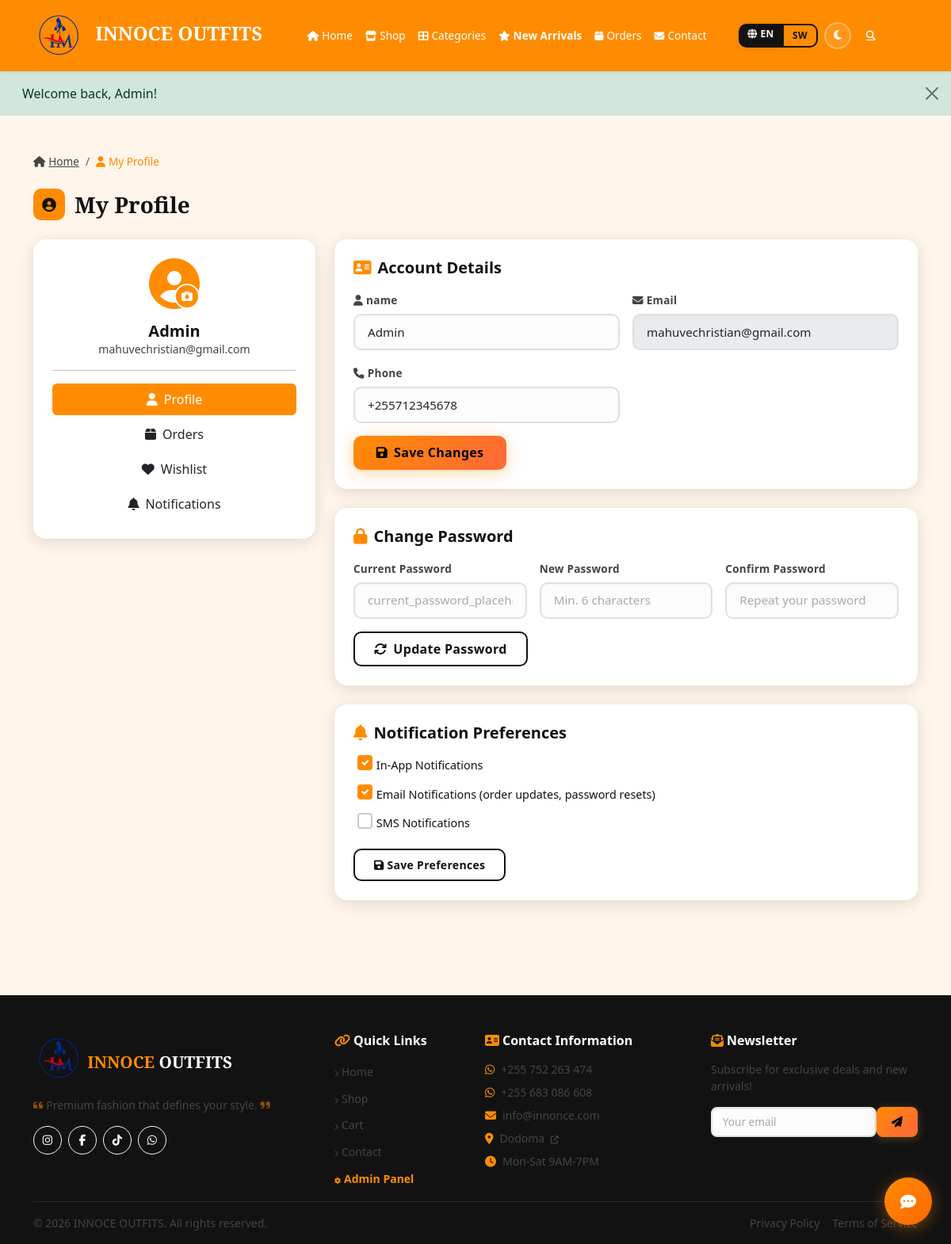
/account/profile.php (signed in), run on the app's committed database.
### tables this page shows
CREATE TABLE users (
  id INT AUTO_INCREMENT PRIMARY KEY,
  name VARCHAR(255) NOT NULL,
  email VARCHAR(255) NOT NULL UNIQUE,
  password VARCHAR(255) NOT NULL,
  phone VARCHAR(20) DEFAULT NULL,
  role ENUM('customer','admin') DEFAULT 'customer',
  clerk_id VARCHAR(255) DEFAULT NULL,
  language VARCHAR(5) DEFAULT 'en',
  notify_email TINYINT(1) DEFAULT 1,
  notify_sms TINYINT(1) DEFAULT 0,
  notify_inapp TINYINT(1) DEFAULT 1,
  profile_photo VARCHAR(255) DEFAULT NULL,
  photo_align VARCHAR(50) DEFAULT 'center',
  last_activity DATETIME DEFAULT NULL,
  remember_token VARCHAR(100) DEFAULT NULL,
  created_at TIMESTAMP DEFAULT CURRENT_TIMESTAMP,
  updated_at TIMESTAMP DEFAULT CURRENT_TIMESTAMP ON UPDATE CURRENT_TIMESTAMP
);

### includes/functions.php (called while the page is built, shortened)
<?php
function escape(?string $value): string {
    return htmlspecialchars($value ?? '', ENT_QUOTES, 'UTF-8');
}
function currentLang(): string {
    return $_SESSION['lang'] ?? 'en';
}
function __(string $key): string {
    global $lang;
    $locale = currentLang();
    return $lang[$locale][$key] ?? $lang['en'][$key] ?? $key;
}

### account/profile.php (the view, shortened to what this page needs)
<?php
require_once __DIR__ . '/../config.php';
$stmt = $db->prepare("SELECT * FROM users WHERE id = ?");
$stmt->execute([$_SESSION['user_id']]);
$user = $stmt->fetch();
require_once __DIR__ . '/../includes/header.php';
?>
<div class="container py-5">
    <nav aria-label="breadcrumb" class="mb-4">
        <ol class="breadcrumb bg-transparent p-0 mb-0">
            <li class="breadcrumb-item"><a href="<?= SITE_URL ?>/index.php" class="text-muted"><i class="fas fa-home me-1"></i><?= __('home') ?></a></li>
            <li class="breadcrumb-item active text-gold" aria-current="page"><i class="fas fa-user me-1"></i><?= __('my_profile') ?></li>
        </ol>
    </nav>
    <div class="section-header mb-4">
        <div class="section-icon bg-gold"><i class="fas fa-user-circle"></i></div>
        <h3 class="fw-700 mb-0" style="font-family: 'Playfair Display', serif;"><?= __('my_profile') ?></h3>
    </div>
    <div class="row g-4">
        <div class="col-md-4">
            <div class="form-card p-4 text-center">
                <div class="profile-avatar mb-3" style="position:relative;display:inline-block;cursor:pointer;" onclick="document.getElementById('profilePhotoInput').click();" title="Click to change photo">
                    <?php if (!empty($user['profile_photo'])): ?>
                        <img src="<?= SITE_URL . '/' . $user['profile_photo'] ?>" alt="Photo" id="profileAvatarImg" style="width:100px;height:100px;border-radius:50%;object-fit:cover;object-position:<?= escape($user['photo_align'] ?? 'center') ?>;border:3px solid var(--gold);">
                    <?php else: ?>
                        <i class="fas fa-user-circle" id="profileAvatarPlaceholder" style="font-size: 4rem; color: var(--gold);"></i>
                    <?php endif; ?>
                    <div style="position:absolute;bottom:0;right:0;background:var(--gold);border-radius:50%;width:32px;height:32px;display:flex;align-items:center;justify-content:center;border:2px solid #fff;">
                        <i class="fas fa-camera" style="font-size:14px;color:#fff;"></i>
                    </div>
                </div>
                <h5 class="fw-600 mb-0"><?= escape($user['name']) ?></h5>
                <p class="text-muted small"><?= escape($user['email']) ?></p>
                <hr>
                <div class="nav flex-column nav-pills gap-1">
                    <a href="profile.php" class="nav-link active bg-gold text-white"><i class="fas fa-user me-2"></i><?= __('profile') ?></a>
                    <a href="orders.php" class="nav-link text-dark"><i class="fas fa-box me-2"></i><?= __('orders') ?></a>
                    <a href="../shop/wishlist.php" class="nav-link text-dark"><i class="fas fa-heart me-2"></i><?= __('wishlist') ?></a>
                    <a href="notifications.php" class="nav-link text-dark"><i class="fas fa-bell me-2"></i><?= __('notifications') ?></a>
                </div>
            </div>
        </div>
        <div class="col-md-8">
            <div class="form-card p-4 mb-4">
                <h5 class="fw-700 mb-3"><i class="fas fa-address-card me-2 text-gold"></i><?= __('account_details') ?></h5>
                <form method="POST" enctype="multipart/form-data" id="profileForm">
                    <div class="row g-3">
                        <div class="col-md-6">
                            <label class="form-label"><i class="fas fa-user me-1"></i><?= __('name') ?></label>
                            <input type="text" name="name" class="form-control" value="<?= escape($user['name']) ?>" required>
                        </div>
                        <div class="col-md-6">
                            <label class="form-label"><i class="fas fa-envelope me-1"></i><?= __('email') ?></label>
                            <input type="email" class="form-control" value="<?= escape($user['email']) ?>" disabled>
                        </div>
                        <div class="col-md-6">
                            <label class="form-label"><i class="fas fa-phone me-1"></i><?= __('phone') ?></label>
                            <input type="tel" name="phone" class="form-control" value="<?= escape($user['phone'] ?? '') ?>">
                        </div>
                    </div>
                    <button type="submit" class="btn btn-gold mt-3"><i class="fas fa-save me-2"></i><?= __('save_changes') ?></button>
                </form>
            </div>
            <div class="form-card p-4 mb-4">
                <h5 class="fw-700 mb-3"><i class="fas fa-lock me-2 text-gold"></i><?= __('change_password') ?></h5>
                <form method="POST">
                    <div class="row g-3">
                        <div class="col-md-4">
                            <label class="form-label"><?= __('current_password') ?></label>
                            <input type="password" name="current_password" class="form-control" placeholder="<?= __('current_password_placeholder') ?>" required>
                        </div>
                        <div class="col-md-4">
                            <label class="form-label"><?= __('new_password') ?></label>
                            <input type="password" name="new_password" class="form-control" placeholder="<?= __('password_min') ?>" required minlength="6">
                        </div>
                        <div class="col-md-4">
                            <label class="form-label"><?= __('confirm_password') ?></label>
                            <input type="password" name="confirm_password" class="form-control" placeholder="<?= __('confirm_placeholder') ?>" required>
                        </div>
                    </div>
                    <button type="submit" class="btn btn-outline-dark-custom mt-3"><i class="fas fa-sync me-2"></i><?= __('update_password') ?></button>
                </form>
            </div>
            <div class="form-card p-4 mb-4">
                <h5 class="fw-700 mb-3"><i class="fas fa-bell me-2 text-gold"></i><?= __('notification_preferences') ?></h5>
                <form method="POST">
                    <div class="d-flex flex-column gap-2">
                        <div class="form-check">
                            <input type="checkbox" name="notify_inapp" class="form-check-input" id="notify_inapp" value="1" <?= ($user['notify_inapp'] ?? 1) ? 'checked' : '' ?>>
                            <label class="form-check-label" for="notify_inapp"><?= __('notify_inapp') ?></label>
                        </div>
                        <div class="form-check">
                            <input type="checkbox" name="notify_email" class="form-check-input" id="notify_email" value="1" <?= ($user['notify_email'] ?? 1) ? 'checked' : '' ?>>
                            <label class="form-check-label" for="notify_email"><?= __('notify_email_label') ?></label>
                        </div>
                        <div class="form-check">
                            <input type="checkbox" name="notify_sms" class="form-check-input" id="notify_sms" value="1" <?= ($user['notify_sms'] ?? 0) ? 'checked' : '' ?>>
                            <label class="form-check-label" for="notify_sms"><?= __('notify_sms_label') ?></label>
                        </div>
                    </div>
                    <button type="submit" class="btn btn-outline-dark-custom mt-3 btn-sm"><i class="fas fa-save me-1"></i><?= __('save_preferences') ?></button>
                </form>
            </div>
        </div>
    </div>
</div>
<?php require_once __DIR__ . '/../includes/footer.php'; ?>

### assets/css/style.css (style rules this page uses)
:root, [data-theme="light"] { --orange: #FF8C00; --orange-light: #FFAA40; --orange-dark: #CC7000; --orange-gradient: linear-gradient(135deg, #FF8C00 0%, #FF6B35 50%, #FF8C00 100%); --gold: #FF8C00; --gold-light: #FFAA40; --gold-dark: #CC7000; --gold-gradient: linear-gradient(135deg, #FF8C00 0%, #FF6B35 50%, #FF8C00 100%); --dark: #121212; --darker: #0A0A0A; --light: #FFF5EB; --bg-body: #FFF5EB; --bg-navbar: #FF8C00; --bg-hero: linear-gradient(135deg, #FF8C00 0%, #FF6B35 50%, #FF5500 100%); --bg-section-alt: #FFEDD5; --bg-card: #fff; --text-primary: #121212; --text-secondary: #444; --text-on-orange: #fff; --border-light: #E8D5C0; --shadow-sm: 0 2px 8px rgba(0,0,0,0.08); --shadow-md: 0 4px 20px rgba(0,0,0,0.12); --shadow-lg: 0 8px 32px rgba(0,0,0,0.16); --shadow-gold: 0 4px 20px rgba(255,140,0,0.35); --radius: 10px; --radius-lg: 16px; }
.text-gold { color: var(--gold) !important; }
.bg-gold { background: var(--gold) !important; }
body { background: var(--bg-body); color: var(--text-primary); transition: background 0.3s ease, color 0.3s ease; }
.btn { position: relative; overflow: hidden; transition: all 0.3s cubic-bezier(0.4, 0, 0.2, 1); font-weight: 600; letter-spacing: 0.3px; }
.btn::after { content: ''; position: absolute; inset: 0; background: rgba(255,255,255,0.15); transform: translateX(-100%); transition: transform 0.4s; }
.btn-gold { background: var(--gold-gradient); background-size: 200% auto; color: #000; border: none; border-radius: var(--radius); font-weight: 700; padding: 0.6rem 1.8rem; box-shadow: var(--shadow-gold); transition: all 0.4s; }
.btn-outline-dark-custom { background: transparent; color: var(--dark); border: 2px solid var(--dark); border-radius: var(--radius); font-weight: 600; padding: 0.5rem 1.5rem; transition: all 0.3s; }
.form-control, .form-select { border: 2px solid #e0e0e0; border-radius: var(--radius); padding: 0.6rem 1rem; font-size: 0.95rem; transition: all 0.3s; background: #fcfcfc; box-shadow: inset 0 1px 3px rgba(0,0,0,0.04); }
.form-control::placeholder { color: #aaa; font-weight: 300; }
.form-label { font-weight: 600; font-size: 0.85rem; color: #444; margin-bottom: 0.4rem; letter-spacing: 0.2px; }
.form-check-input { width: 1.2em; height: 1.2em; margin-top: 0; border: 2px solid #ccc; transition: all 0.2s; cursor: pointer; }
.form-check-input:checked { background-color: var(--gold); border-color: var(--gold); }
.form-check-label { cursor: pointer; font-size: 0.9rem; }
.form-check { padding-left: 1.8em; margin-bottom: 0.3rem; }
.form-card { background: var(--bg-card); border: none; border-radius: var(--radius-lg); box-shadow: var(--shadow-md); padding: 2rem; }
.fw-600 { font-weight: 600; }
.fw-700 { font-weight: 700; }
.section-header { display: flex; align-items: center; gap: 0.75rem; margin-bottom: 1.5rem; }
.section-header .section-icon { width: 40px; height: 40px; border-radius: var(--radius); display: flex; align-items: center; justify-content: center; font-size: 1.1rem; }
.profile-avatar i { font-size: 4rem; color: var(--gold); }
.breadcrumb { font-size: 0.85rem; }
.breadcrumb-item + .breadcrumb-item::before { content: '/'; }
.text-muted { color: var(--text-secondary) !important; }

### data on the page
users: name "Admin", email "mahuvechristian@gmail.com", phone "+255712345678", notify_inapp "☑", notify_email "☑"

### other printed values
__('home') "Home"
__('shop') "Shop"
__('categories') "Categories"
__('new_arrivals') "New Arrivals"
__('orders') "Orders"
__('contact') "Contact"
$_SESSION['success'] "Welcome back, Admin!"
__('my_profile') "My Profile"
__('profile') "Profile"
__('wishlist') "Wishlist"
__('notifications') "Notifications"
__('account_details') "Account Details"
__('name') "name"
__('email') "Email"
__('phone') "Phone"
